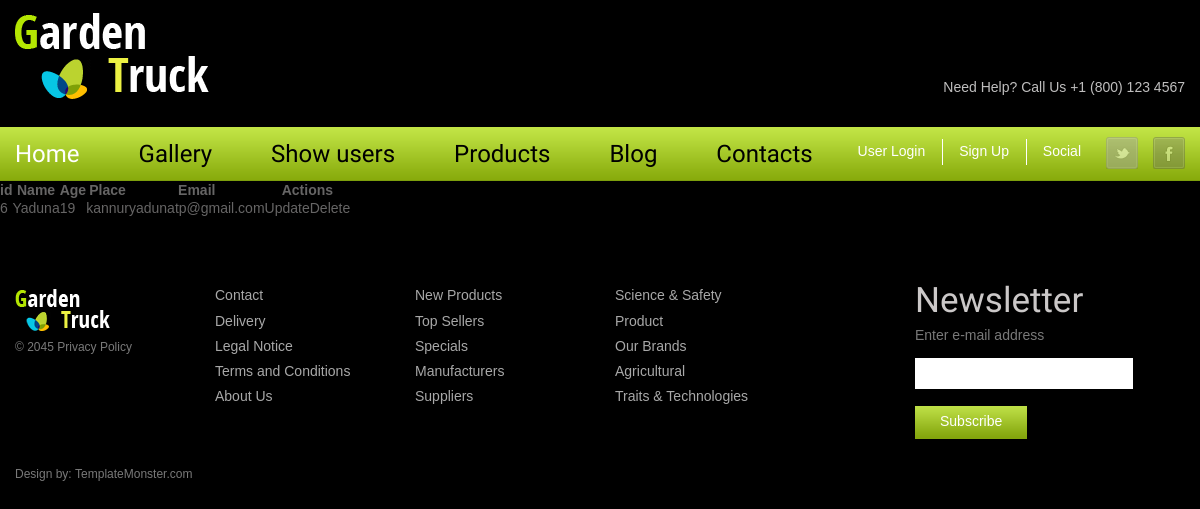
/show_users, run on the app's committed database.
### app7/models.py (models this page shows)
class Table1(models.Model):
    Name=models.CharField(max_length=10)
    Age=models.IntegerField()
    Place=models.CharField(max_length=10)
    Email=models.EmailField()
    Password=models.CharField(max_length=8)

### app7/views.py (the view)
# urls.py: path('show_users',views.show_users,name='show_users'),
def show_users(request):
    users=Table1.objects.all()
    return render(request,'show_users.html',{'data':users})

### app7/templates/show_users.html (shortened to what this page needs)
{% extends 'base.html' %}
{% load static %}
{% block content %}
    <table>
        <tr>
            <th>id</th>
            <th>Name</th>
            <th>Age</th>
            <th>Place</th>
            <th>Email</th>
            <th>Actions</th>
        </tr>
        {% for d in data %}
        <tr>
            <td>{{d.id}}</td>
            <td>{{d.Name}}</td>
            <td>{{d.Age}}</td>
            <td>{{d.Place}}</td>
            <td>{{d.Email}}</td>
            <td><a href="{% url 'app7:update' d.id %}">Update</a><a href="{% url 'app7:delete' d.id %}">Delete</a></td>
        </tr>
        {% endfor %}
    </table>
{% endblock %}

### static/css/style.css (style rules this page uses)
html { width: 100%; }
* { -webkit-text-size-adjust: none; }
body { font: 14px/18px Arial, Helvetica, sans-serif; color:#666565; position:relative; min-width: 1200px; background: #000; }
a { text-decoration: none; color: inherit; outline: none; transition: 0.5s ease; -o-transition: 0.5s ease; -webkit-transition: 0.5s ease; }
.white.wt3 .img_inner, { border-width: 2px; margin-top: 2px; }

### static/css/grid.css (style rules this page uses)
body { min-width: 1200px; }

### data on the page
Table1: id "6", Name "Yaduna", Age "19", Place "kannur", Email "yadunatp@gmail.com"
